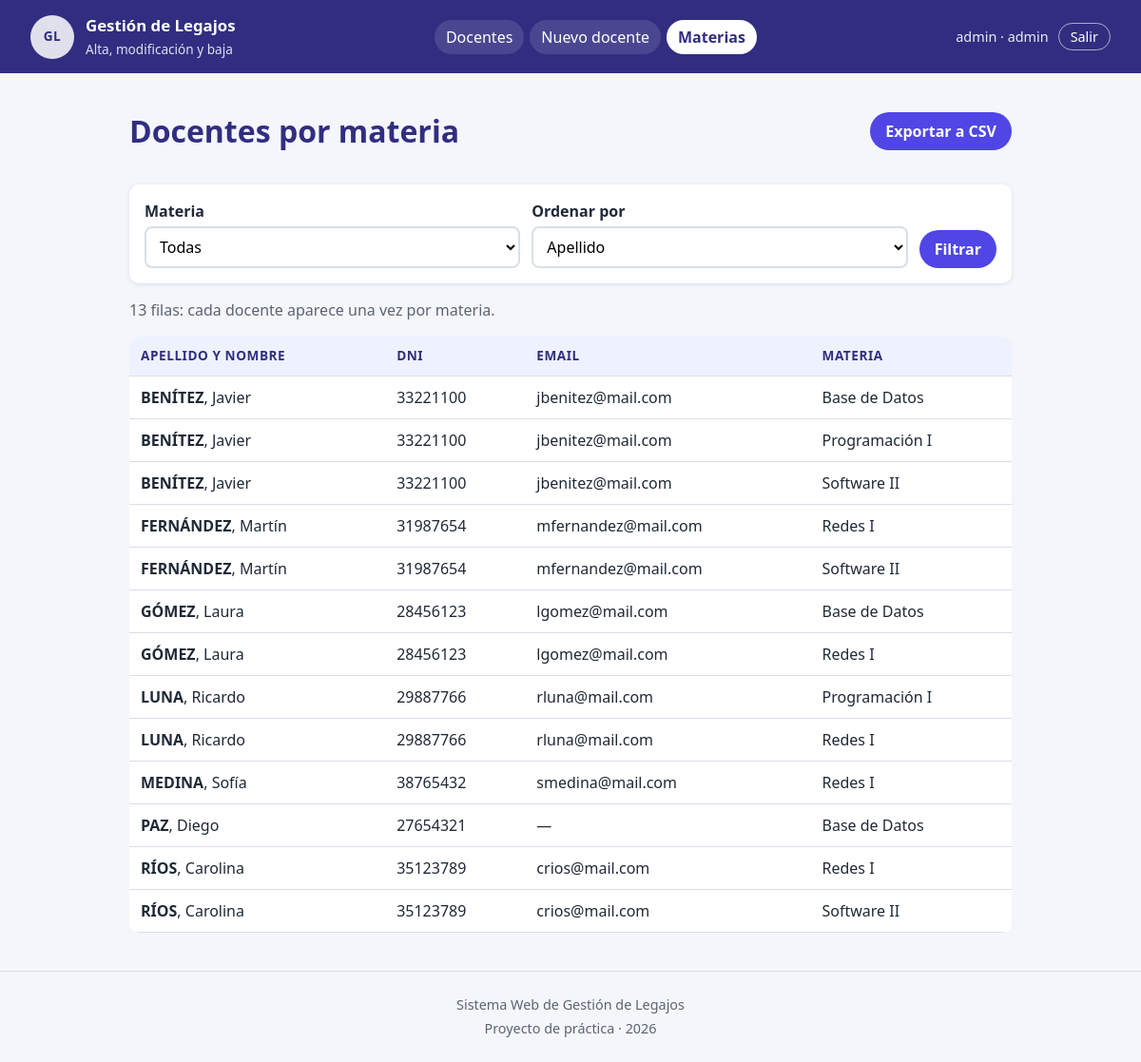
Before: /public/materias.php (signed in) with the older database file.
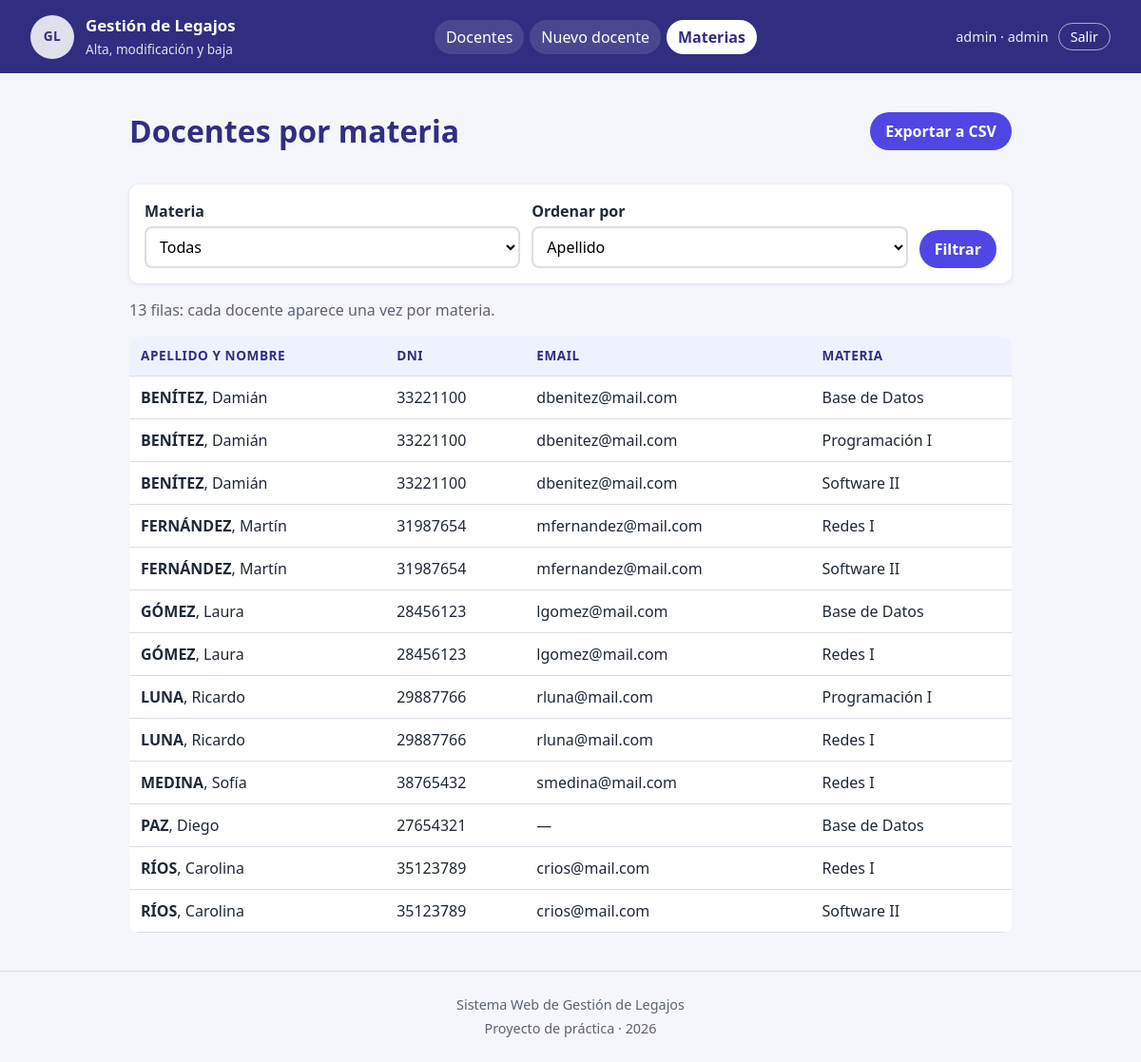
After: the same page with the newer database file.
### tables this page shows
CREATE TABLE inscripciones (
  id             INT UNSIGNED NOT NULL AUTO_INCREMENT,
  docente_id     INT UNSIGNED NOT NULL,
  cargo_materia  VARCHAR(100) NOT NULL,
  anio           YEAR NOT NULL,
  puntaje        DECIMAL(6,2) NOT NULL,                    
  PRIMARY KEY (id),
  UNIQUE KEY uq_insc (docente_id, cargo_materia, anio),    
  CONSTRAINT fk_insc_docente FOREIGN KEY (docente_id)
    REFERENCES docentes(id) ON DELETE RESTRICT,            
  CONSTRAINT chk_puntaje CHECK (puntaje >= 0)              
);

CREATE TABLE docentes (
  id        INT UNSIGNED NOT NULL AUTO_INCREMENT,
  dni       VARCHAR(10)  NOT NULL,                         
  apellido  VARCHAR(60)  NOT NULL,
  nombre    VARCHAR(60)  NOT NULL,
  email     VARCHAR(120) NULL,                             
  telefono  VARCHAR(20)  NULL,
  PRIMARY KEY (id),
  UNIQUE KEY uq_docentes_dni (dni)                         
);

### src/funciones.php (called while the page is built, shortened)
<?php
function e(?string $texto): string
{
    return htmlspecialchars($texto ?? '', ENT_QUOTES, 'UTF-8');
}
function limpiar(mixed $valor): string
{
    return is_string($valor) ? trim($valor) : '';
}
function es_actual(string $archivo): string
{
    return basename($_SERVER['SCRIPT_NAME']) === $archivo ? ' aria-current="page"' : '';
}
function usuario_actual(): ?array
{
    return $_SESSION['usuario'] ?? null;
}
function leer_filtro(array $origen, array $materias): array
{
    $materia = limpiar($origen['materia'] ?? '');
    $orden   = limpiar($origen['orden'] ?? '');
    return [
        'materia' => in_array($materia, $materias, true) ? $materia : '',
        'orden'   => array_key_exists($orden, ORDENES) ? $orden : 'apellido',
    ];
}
function buscar_docentes_por_materia(PDO $pdo, array $filtro): array
{
    $sql = 'SELECT d.apellido, d.nombre, d.dni, d.email, i.cargo_materia
            FROM inscripciones AS i
            JOIN docentes AS d ON d.id = i.docente_id';
    $datos = [];
    $sql .= ' ORDER BY ' . ORDENES[$filtro['orden']];
    $stmt = $pdo->prepare($sql);
    $stmt->execute($datos);
    return $stmt->fetchAll();
}

### public/materias.php (the view, shortened to what this page needs)
<?php
require __DIR__ . '/../src/funciones.php';
$pdo = conectar();
$materias = $pdo->query('SELECT DISTINCT cargo_materia FROM inscripciones ORDER BY cargo_materia')
                ->fetchAll(PDO::FETCH_COLUMN);
$filtro = leer_filtro($_GET, $materias);
$filas = buscar_docentes_por_materia($pdo, $filtro);
$enlace_csv = 'exportar.php?' . http_build_query($filtro);
require __DIR__ . '/../src/plantillas/header.php';
?>
<div class="titular">
    <h1>Docentes por materia</h1>
    <a class="boton" href="<?= e($enlace_csv) ?>">Exportar a CSV</a>
</div>
<form class="tarjeta filtros" action="materias.php" method="get">
    <div class="campo">
        <label for="materia">Materia</label>
        <select id="materia" name="materia">
            <option value="">Todas</option>
        </select>
    </div>
    <div class="campo">
        <label for="orden">Ordenar por</label>
        <select id="orden" name="orden">
            <option value="apellido"<?= $filtro['orden'] === 'apellido' ? ' selected' : '' ?>>Apellido</option>
        </select>
    </div>
    <button class="boton" type="submit">Filtrar</button>
</form>
<?php if (count($filas) === 0): ?>
    <p class="tarjeta">No hay docentes para ese filtro.</p>
<?php else: ?>
    <p class="bajada">
        <?= $filtro['materia'] !== ''
            ? count($filas) . ' docentes en ' . e($filtro['materia']) . '.'
            : count($filas) . ' filas: cada docente aparece una vez por materia.' ?>
    </p>
    <div class="tabla-scroll">
        <table class="tabla">
            <thead>
                <tr>
                    <th scope="col">Apellido y nombre</th>
                    <th scope="col">DNI</th>
                    <th scope="col">Email</th>
                    <th scope="col">Materia</th>
                </tr>
            </thead>
            <tbody>
            <?php foreach ($filas as $f): ?>
                <tr>
                    <td><strong><?= e(mb_strtoupper($f['apellido'])) ?></strong>, <?= e($f['nombre']) ?></td>
                    <td><?= e($f['dni']) ?></td>
                    <td><?= e($f['email'] ?? '—') ?></td>
                    <td><?= e($f['cargo_materia']) ?></td>
                </tr>
            <?php endforeach; ?>
            </tbody>
        </table>
    </div>
<?php endif; ?>
<?php require __DIR__ . '/../src/plantillas/footer.php'; ?>

### src/plantillas/header.php (shortened to what this page needs)
<?php
$yo = usuario_actual();
?>
<!DOCTYPE html>
<html lang="es-AR">
<head>
    <link rel="stylesheet" href="css/styles.css">
</head>
<body>
<header class="cabecera">
    <div class="cabecera__marca">
        <span class="cabecera__sigla" aria-hidden="true">GL</span>
        <div>
            <strong>Gestión de Legajos</strong>
            <span>Alta, modificación y baja</span>
        </div>
    </div>
    <?php if ($yo !== null): ?>
        <nav class="menu" aria-label="Menú principal">
            <a href="index.php"<?= es_actual('index.php') ?>>Docentes</a>
            <a href="alta.php"<?= es_actual('alta.php') ?>>Nuevo docente</a>
            <a href="materias.php"<?= es_actual('materias.php') ?>>Materias</a>
        </nav>
        <form class="sesion" action="logout.php" method="post">
            <span><?= e($yo['usuario']) ?> · <?= e($yo['rol']) ?></span>
            <button type="submit">Salir</button>
        </form>
    <?php endif; ?>
</header>
<main class="contenido">

### src/plantillas/footer.php (shortened to what this page needs)
</main>
<footer class="pie">
    <p>Sistema Web de Gestión de Legajos</p>
    <p>Proyecto de práctica · <?= date('Y') ?></p>
</footer>
</body>
</html>

### public/css/styles.css (style rules this page uses)
:root { --indigo: #312E81; --indigo-claro: #EEF2FF; --acento: #4F46E5; --ok: #15803D; --ok-claro: #DCFCE7; --error: #B91C1C; --error-claro: #FEE2E2; --texto: #1F2937; --gris: #5B6472; --linea: #D9DEE7; --fondo: #F4F6FB; --blanco: #FFFFFF; --radio: 10px; }
*, *::before, *::after { box-sizing: border-box; }
body { margin: 0; font-family: system-ui, "Segoe UI", Roboto, sans-serif; line-height: 1.5; color: var(--texto); background: var(--fondo); }
a { color: var(--acento); }
h1, h2 { color: var(--indigo); line-height: 1.2; }
.cabecera { background: var(--indigo); color: var(--blanco); padding: 12px 16px; }
.cabecera__marca { display: flex; align-items: center; gap: 12px; }
.cabecera__sigla { display: grid; place-items: center; width: 46px; height: 46px; border-radius: 50%; background: var(--blanco); color: var(--indigo); font-weight: 800; letter-spacing: .04em; }
.cabecera__marca strong { display: block; font-size: 1.05rem; }
.cabecera__marca span { font-size: .85rem; opacity: .85; }
.menu { display: flex; flex-wrap: wrap; gap: 6px; margin-top: 12px; }
.menu a { color: var(--blanco); text-decoration: none; padding: 6px 12px; border-radius: 999px; background: rgba(255, 255, 255, .12); }
.menu a[aria-current="page"] { background: var(--blanco); color: var(--indigo); font-weight: 700; }
.contenido { max-width: 960px; margin: 0 auto; padding: 20px 16px 40px; }
.titular { display: flex; flex-wrap: wrap; align-items: center; justify-content: space-between; gap: 10px; }
.bajada { color: var(--gris); }
.tarjeta { background: var(--blanco); border-radius: var(--radio); padding: 16px; box-shadow: 0 1px 4px rgba(49, 46, 129, .12); }
.boton { display: inline-block; border: 0; cursor: pointer; background: var(--acento); color: var(--blanco); text-decoration: none; font: inherit; font-weight: 700; padding: 8px 16px; border-radius: 999px; }
.tabla-scroll { overflow-x: auto; }
.tabla { width: 100%; border-collapse: collapse; background: var(--blanco); border-radius: var(--radio); overflow: hidden; }
.tabla th, .tabla td { padding: 10px 12px; text-align: left; border-bottom: 1px solid var(--linea); white-space: nowrap; }
.tabla thead th { background: var(--indigo-claro); color: var(--indigo); font-size: .85rem; text-transform: uppercase; letter-spacing: .04em; }
.campo { display: grid; gap: 4px; }
.campo label { font-weight: 700; }
.sesion { display: flex; align-items: center; gap: 10px; margin-top: 10px; font-size: .9rem; }
.sesion span { opacity: .9; }
.sesion button { font: inherit; cursor: pointer; color: var(--blanco); background: transparent; border: 1.5px solid rgba(255, 255, 255, .6); border-radius: 999px; padding: 3px 12px; }
.filtros { display: flex; flex-wrap: wrap; align-items: flex-end; gap: 12px; margin: 16px 0; }
.filtros .campo { flex: 1 1 180px; }
.campo select { font: inherit; padding: 8px 10px; border: 2px solid var(--linea); border-radius: 8px; background: var(--blanco); }
.pie { text-align: center; color: var(--gris); font-size: .9rem; padding: 20px 16px; border-top: 1px solid var(--linea); }
.pie p { margin: 4px 0; }
@media (min-width: 760px) { .cabecera { display: flex; justify-content: space-between; align-items: center; padding: 14px 32px; } }
@media (min-width: 760px) { .menu, .sesion { margin-top: 0; } }
@media (min-width: 760px) { .cabecera { gap: 16px; } }

Changed rows visible on the page:
changed through a linked row, inscripciones (number 1 of 13 on the later page): docente.nombre "Javier" → "Damián"; docente.email "jbenitez@mail.com" → "dbenitez@mail.com"
changed through a linked row, inscripciones (number 2 of 13 on the later page): docente.nombre "Javier" → "Damián"; docente.email "jbenitez@mail.com" → "dbenitez@mail.com"
changed through a linked row, inscripciones (number 3 of 13 on the later page): docente.nombre "Javier" → "Damián"; docente.email "jbenitez@mail.com" → "dbenitez@mail.com"
